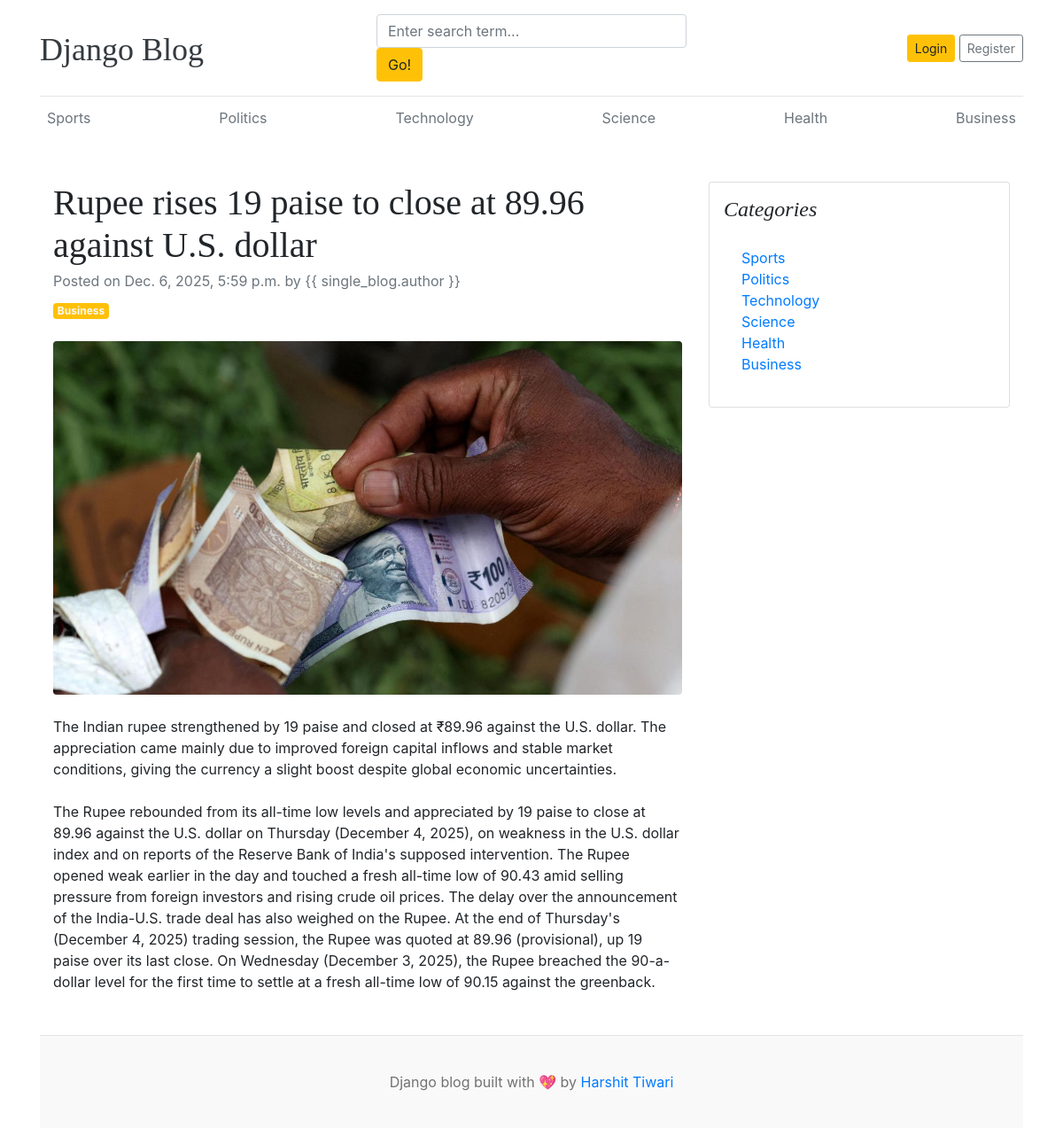
Before: /blogs/rupee-rises-19-paise-to-close-at-8996-against-us-dollar/ with the older database file.
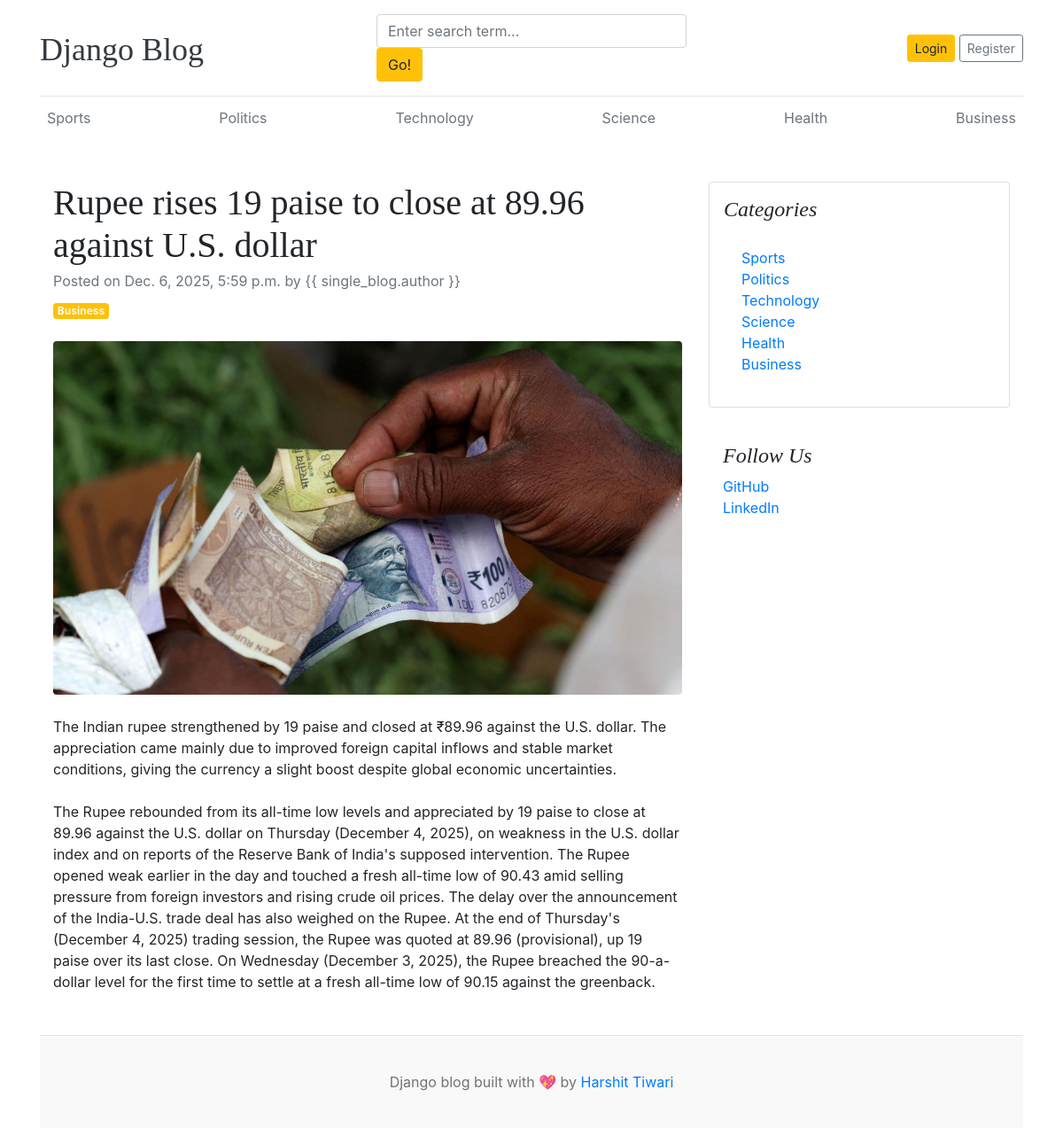
After: the same page with the newer database file.
### blogs/models.py (models this page shows)
class Category(models.Model):
    category_name = models.CharField(max_length=50, unique=True)
    created_at = models.DateTimeField(auto_now_add=True)
    updated_at = models.DateTimeField(auto_now=True)
    class Meta:
        verbose_name_plural = 'categories'
    def __str__(self):
        return self.category_name

### abouts/models.py (models this page shows, shortened)
class SocialLink(models.Model):
    platform = models.CharField(max_length=30)
    link = models.URLField(max_length=100)
    created_at = models.DateTimeField(auto_now_add=True)
    updated_at = models.DateTimeField(auto_now=True)

### blogs/views.py (the view)
# urls.py: path('blogs/<slug:slug>/', BlogsView.blogs, name='blogs'),
def blogs(request, slug):
    single_blog = get_object_or_404(Blog, slug=slug, status='Published')
    context = {
        'single_blog': single_blog,
    }
    return render(request, 'blogs.html', context)

### blogs/context_processors.py (called while the page is built)
def get_categories(request):
    categories = Category.objects.all()
    return dict(categories=categories)

def get_social_links(request):
    social_links = SocialLink.objects.all()
    return dict(social_links=social_links)

### templates/blogs.html
{% extends 'base.html' %}
{% block content %}
<div class="container mt-5">
    <div class="row">
        <div class="col-lg-8">
            <article>
                <header class="mb-4">
                    <h1 class="fw-bolder mb-1">{{ single_blog.title }}</h1>
                    <div class="text-muted fst-italic mb-2">Posted on {{ single_blog.created_at }} by {{
                        single_blog.author }}</div>
                    <a class="badge bg-warning text-decoration-none text-light" href="#!">{{ single_blog.category }}</a>
                </header>
                <figure class="mb-4"><img class="img-fluid rounded" src="{{ single_blog.featured_image.url}}"
                        alt="..." /></figure>
                <section class="mb-5">
                    <p class="fs-5 mb-4">{{ single_blog.short_description }}</p>
                    <p class="fs-5 mb-4">{{ single_blog.blog_body }}</p>
                </section>
            </article>
        </div>
        <div class="col-lg-4">
            <div class="card mb-4 p-3">
                <h4 class="font-italic">Categories</h4>
                <div class="card-body">
                    <div class="row">
                        <div class="col-sm-6">
                            <ul class="list-unstyled mb-0">
                                {% for cat in categories %}
                                <li><a href="{% url 'posts_by_category' cat.id %}">{{ cat.category_name }}</a></li>
                                {% endfor %}
                        </div>
                    </div>
                </div>
            </div>
            {% if social_links %}
            <div class="p-3">
                <h4 class="font-italic">Follow Us</h4>
                <ol class="list-unstyled">
                    {% for i in social_links %}
                    <li><a href="{{ i.link }}" target="_blank">{{ i.platform }}</a></li>
                    {% endfor %}
                </ol>
            </div>
            {% endif %}
        </div>
    </div>
</div>
{% endblock %}

### templates/base.html (shortened to what this page needs)
{% load static %}
<!DOCTYPE html>
<html lang="en">
<head>
    <link href="https://getbootstrap.com/docs/4.0/dist/css/bootstrap.min.css" rel="stylesheet">
    <link href="{% static 'css/blog.css' %}" rel="stylesheet">
</head>
<body>
    <div class="container">
        <header class="blog-header py-3">
            <div class="row flex-nowrap justify-content-between align-items-center">
                <div class="col-4 pt-1">
                    <a class="blog-header-logo text-dark" href="/">Django Blog</a>
                </div>
                <div class="col-4">
                    <form action="{% url 'search' %}" method="GET">
                        <input class="form-control" type="text" name="keyword" value="{{keyword}}" placeholder="Enter search term..." aria-label="Enter search term..." aria-describedby="button-search" />
                        <button type="submit" class="btn btn-warning" id="button-search" type="button">Go!</button>
                    </form>
                </div>
                <div class="col-4 d-flex justify-content-end align-items-center">
                    {% if not user.is_authenticated %}
                    <a class="btn btn-sm btn-warning" href="{% url 'login' %}">Login</a> &nbsp;
                    <a class="btn btn-sm btn-outline-secondary" href="{% url 'register' %}">Register</a>
                    {% else %}
                    <span>You are logged in a as {{ user }}</span>
                    &emsp;
                    <span><a href="{% url 'logout' %}">Logout</a></span>
                    {% endif %}
                </div>
            </div>
        </header>
        <div class="nav-scroller py-1 mb-2">
            <nav class="nav d-flex justify-content-between">
                {% for cat in categories %}
                <a class="p-2 text-muted" href="{% url 'posts_by_category' cat.id %}">{{ cat.category_name }}</a>
                {% endfor %}
        </div>
{% block content %}
{% endblock %}
 <footer class="blog-footer">
        <p>Django blog built with 💖 by <a href="#">Harshit Tiwari</a></p>
    </footer>
</body>
</html>

Changed rows visible on the page:
added SocialLink: platform "GitHub"
added SocialLink: platform "LinkedIn"
Other visible differences:
text now shown: "Follow Us"
